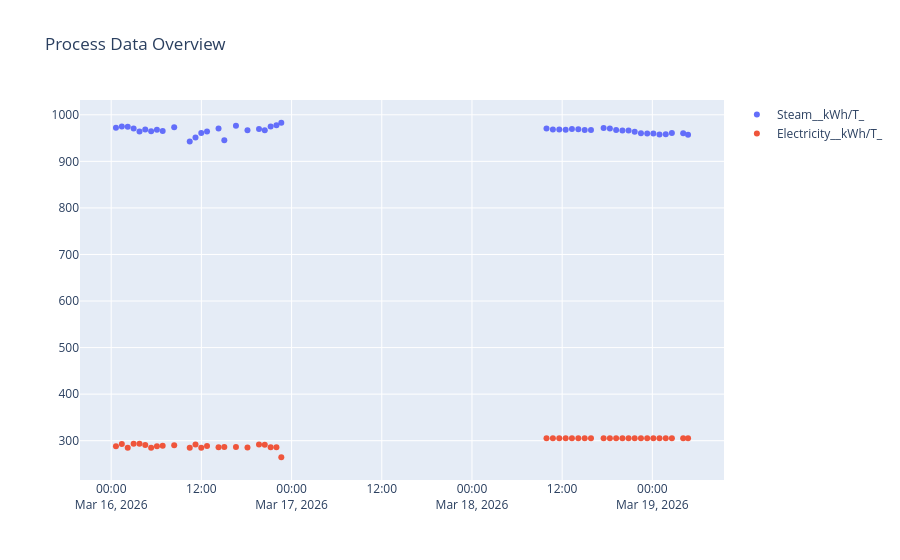

Notebook cell for this chart:
### Markdown cell above
## Process data

### Code cell
out = ask("show steam kWh and electricity kWh for grade 6010120 last week")
